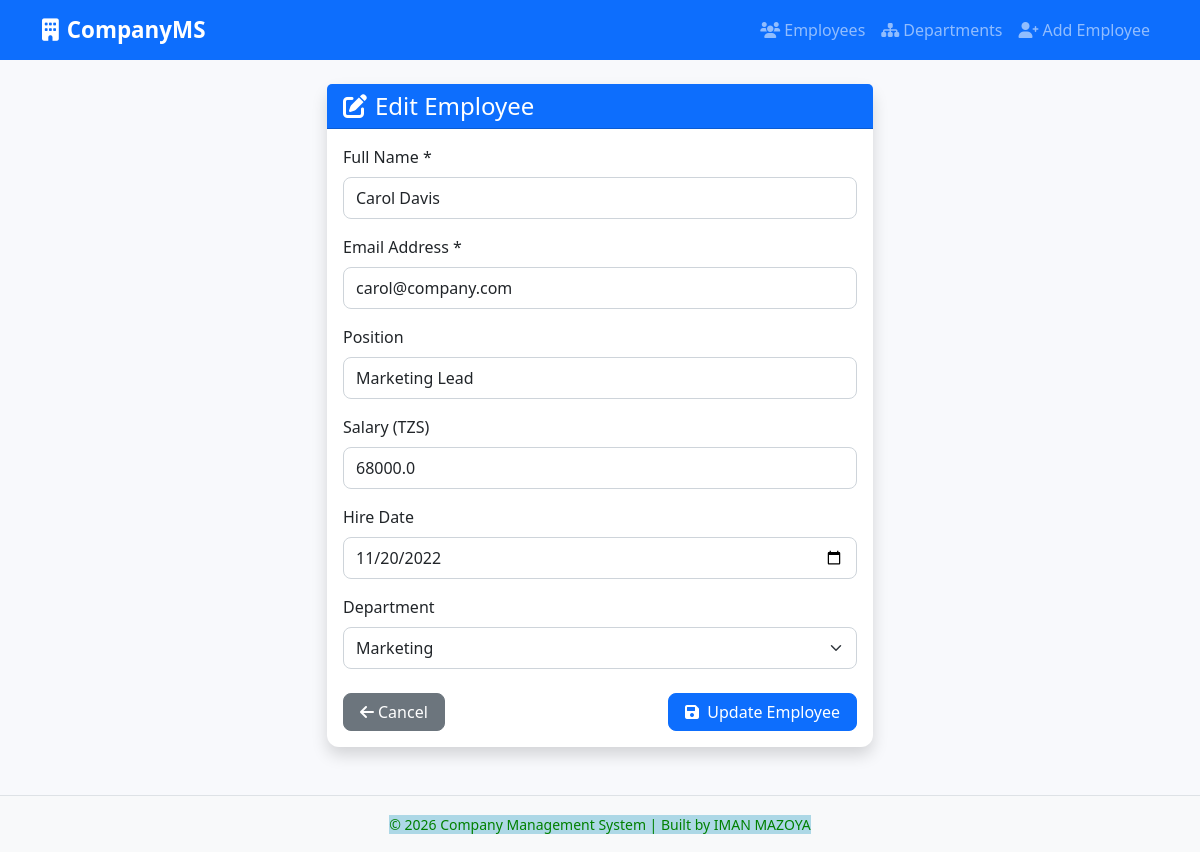
The app's page /employee/edit/3 with its own data.
### tables this page shows
CREATE TABLE employee (
            id INTEGER PRIMARY KEY AUTOINCREMENT,
            name TEXT NOT NULL,
            email TEXT NOT NULL UNIQUE,
            position TEXT,
            salary REAL,
            hire_date TEXT,
            department_id INTEGER,
            FOREIGN KEY (department_id) REFERENCES department (id) ON DELETE SET NULL
        );

CREATE TABLE department (
            id INTEGER PRIMARY KEY AUTOINCREMENT,
            name TEXT NOT NULL UNIQUE
        );

### app.py (the view, shortened to what this page needs)
@app.route('/employee/edit/<int:id>', methods=['GET', 'POST'])
def edit_employee(id):
    db = get_db()
    cursor = db.cursor()
    cursor.execute('SELECT * FROM employee WHERE id = ?', (id,))
    employee = cursor.fetchone()
    if not employee:
        flash('Employee not found!', 'error')
        return redirect(url_for('index'))
    cursor.execute('SELECT id, name FROM department ORDER BY name')
    departments = cursor.fetchall()
    return render_template('employee_form.html', departments=departments, employee=employee)

### app.py (called while the page is built)
def get_db():
    db = getattr(g, '_database', None)
    if db is None:
        db = g._database = sqlite3.connect(DATABASE)
        db.row_factory = sqlite3.Row  # Access columns by name
    return db

@app.teardown_appcontext
def close_connection(exception):
    db = getattr(g, '_database', None)
    if db is not None:
        db.close()

@app.before_request
def before_request():
    init_db()

### templates/employee_form.html (shortened to what this page needs)
{% extends "base.html" %}
{% block content %}
<div class="row justify-content-center">
    <div class="col-md-8 col-lg-6">
        <div class="card shadow">
            <div class="card-header bg-primary text-white">
                <h4 class="mb-0">
                    {% if employee %}
                        <i class="fas fa-edit me-2"></i>Edit Employee
                    {% else %}
                        <i class="fas fa-user-plus me-2"></i>Add New Employee
                    {% endif %}
                </h4>
            </div>
            <div class="card-body">
                <form method="POST">
                    <div class="mb-3">
                        <label for="name" class="form-label">Full Name *</label>
                        <input type="text" class="form-control" id="name" name="name"
                               value="{{ employee.name if employee else '' }}" required>
                    </div>
                    <div class="mb-3">
                        <label for="email" class="form-label">Email Address *</label>
                        <input type="email" class="form-control" id="email" name="email"
                               value="{{ employee.email if employee else '' }}" required>
                    </div>
                    <div class="mb-3">
                        <label for="position" class="form-label">Position</label>
                        <input type="text" class="form-control" id="position" name="position"
                               value="{{ employee.position if employee else '' }}">
                    </div>
                    <div class="mb-3">
                        <label for="Salary" class="form-label">Salary (TZS)</label>
                        <input type="number" step="0.01" class="form-control" id="salary" name="salary"
                               value="{{ employee.salary if employee else '' }}">
                    </div>
                    <div class="mb-3">
                        <label for="hire_date" class="form-label">Hire Date</label>
                        <input type="date" class="form-control" id="hire_date" name="hire_date"
                               value="{{ employee.hire_date if employee else '' }}">
                    </div>
                    <div class="mb-4">
                        <label for="department_id" class="form-label">Department</label>
                        <select class="form-select" id="department_id" name="department_id">
                            {% for dept in departments %}
                                <option value="{{ dept.id }}"
                                    {% if employee and employee.department_id == dept.id %}selected{% endif %}>
                                    {{ dept.name }}
                                </option>
                            {% endfor %}
                        </select>
                    </div>
                    <div class="d-flex justify-content-between">
                        <a href="{{ url_for('index') }}" class="btn btn-secondary">
                            <i class="fas fa-arrow-left me-1"></i>Cancel
                        </a>
                        <button type="submit" class="btn btn-primary">
                            <i class="fas fa-save me-1"></i>
                            {% if employee %}Update{% else %}Create{% endif %} Employee
                        </button>
                    </div>
                </form>
            </div>
        </div>
    </div>
</div>
{% endblock %}

### static/style.css (style rules this page uses)
:root { --primary-color: #0d6efd; --secondary-color: #6c757d; --success-color: #198754; --danger-color: #dc3545; }
body { background-color: #f8f9fc; font-family: 'Segoe UI', Tahoma, Geneva, Verdana, sans-serif; }
.card { border: none; border-radius: 12px; transition: transform 0.2s, box-shadow 0.2s; }
.btn { border-radius: 8px; padding: 6px 16px; font-weight: 500; transition: all 0.2s; }
.btn-primary { background-color: var(--primary-color); border-color: var(--primary-color); }
.form-control, .form-select { border-radius: 8px; border: 1px solid #ced4da; padding: 8px 12px; }

### records on screen
employee: name "Carol Davis", email "carol@company.com", position "Marketing Lead", salary "68000.0", hire_date "11/20/2022", department_id "Marketing"
